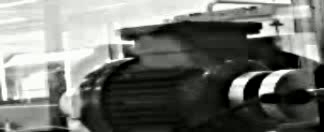
#> input picture frame 0 of evm_videos/Bearing_fault/angle_evm.avi, 324 x 132 px, given in place of front_evm.avi, which was not available
$ jupyter execute segmenting_evm.ipynb
#> lines starting #> are read from the running program, lines starting #| are printed output that depends on the picture; pictures that were not available may be replaced by others from this repository, and a replacement may not be noted
[cell 1]
import cv2
import os

[cell 2]
def split_video_to_segments(video_path, output_dir, segment_duration=5, fps=30, overlap_ratio=0.0):
    """
    Splits a video into smaller segments and saves them as individual video files.

    Parameters:
    - video_path: Path to the input video.
    - output_dir: Directory where segmented videos will be saved.
    - segment_duration: Duration of each segment in seconds (default is 5 seconds).
    - fps: Frames per second of the input video (default is 30 FPS).
    - overlap_ratio: Ratio of overlap between consecutive segments (default is 0 for no overlap).
    """
#> called with video_path = 'evm_videos/Normal_state/front_evm.avi', segment_duration = 5, fps = 30, overlap_ratio = 0
    cap = cv2.VideoCapture(video_path)
    video_name = os.path.basename(video_path).split('.')[0]  # Get the video base name (without extension)

    if not cap.isOpened():
        print(f"Error opening video file {video_path}")
        return

    total_frames = int(cap.get(cv2.CAP_PROP_FRAME_COUNT))
    segment_frames = segment_duration * fps  # Number of frames per segment
    overlap_frames = int(segment_frames * overlap_ratio)  # Number of overlapping frames
    segment_step = segment_frames - overlap_frames  # The step size for moving the start frame of each segment

    os.makedirs(output_dir, exist_ok=True)

    segment_count = 0
    for start_frame in range(0, total_frames - segment_frames, segment_step):
        # Set the starting frame for the segment
        cap.set(cv2.CAP_PROP_POS_FRAMES, start_frame)

        # Define the output file name for the segment
        overlap_text = f"_{int(overlap_ratio * 100)}_overlap" if overlap_ratio > 0 else ""
        segment_filename = f"{video_name}_segment_{segment_count + 1}_{segment_duration}s{overlap_text}.avi"
        segment_path = os.path.join(output_dir, segment_filename)

        # Initialize video writer
        fourcc = cv2.VideoWriter_fourcc(*'XVID')
        out = cv2.VideoWriter(segment_path, fourcc, fps, (int(cap.get(3)), int(cap.get(4))))

        for _ in range(segment_frames):
            ret, frame = cap.read()
            if not ret:
                break
            out.write(frame)

        out.release()  # Close the video writer
        print(f"Saved segment {segment_count + 1} as {segment_path}")
        segment_count += 1
#> this loop made 1 pass
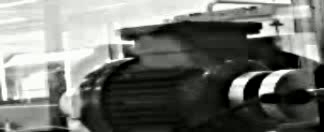
#> input picture frame 0 of evm_videos/Bearing_fault/angle_evm.avi, 324 x 132 px, given in place of front_evm.avi, which was not available
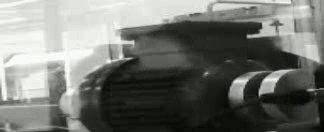
#> input picture frame 1 of evm_videos/Bearing_fault/angle_evm.avi, 324 x 132 px, given in place of front_evm.avi, which was not available
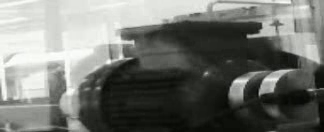
#> input picture frame 3 of evm_videos/Bearing_fault/angle_evm.avi, 324 x 132 px, given in place of front_evm.avi, which was not available
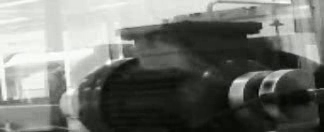
#> input picture frame 5 of evm_videos/Bearing_fault/angle_evm.avi, 324 x 132 px, given in place of front_evm.avi, which was not available
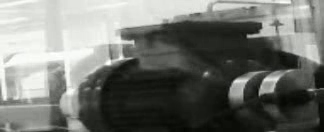
#> input picture frame 7 of evm_videos/Bearing_fault/angle_evm.avi, 324 x 132 px, given in place of front_evm.avi, which was not available
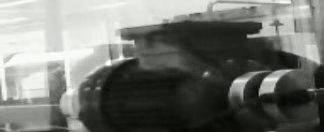
#> input picture frame 10 of evm_videos/Bearing_fault/angle_evm.avi, 324 x 132 px, given in place of front_evm.avi, which was not available
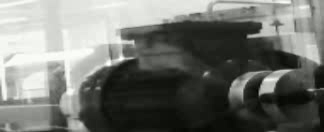
#> input picture frame 12 of evm_videos/Bearing_fault/angle_evm.avi, 324 x 132 px, given in place of front_evm.avi, which was not available
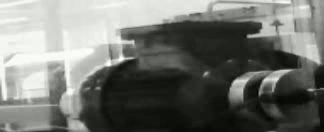
#> input picture frame 17 of evm_videos/Bearing_fault/angle_evm.avi, 324 x 132 px, given in place of front_evm.avi, which was not available
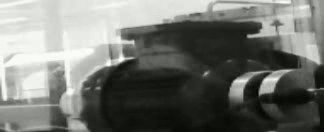
#> input picture frame 21 of evm_videos/Bearing_fault/angle_evm.avi, 324 x 132 px, given in place of front_evm.avi, which was not available
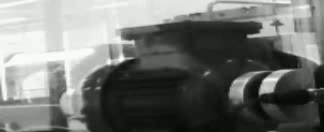
#> input picture frame 26 of evm_videos/Bearing_fault/angle_evm.avi, 324 x 132 px, given in place of front_evm.avi, which was not available
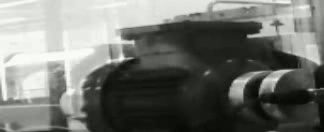
#> input picture frame 29 of evm_videos/Bearing_fault/angle_evm.avi, 324 x 132 px, given in place of front_evm.avi, which was not available
#> frame is the input picture: shape (132, 324, 3); mean B, G, R 111.8, 116.8, 114.8

    cap.release()  # Close the video capture
    print(f"Video splitting completed. {segment_count} segments saved to {output_dir}")

$ run again, starting later in the video
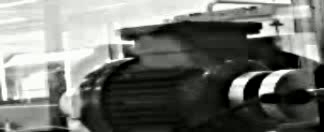
#> input picture frame 0 of evm_videos/Bearing_fault/angle_evm.avi, 324 x 132 px, given in place of front_evm.avi, which was not available
#> the loop in split_video_to_segments, `for start_frame in range(0, total_frames - segment_frames, segment_ste..` made 1 pass
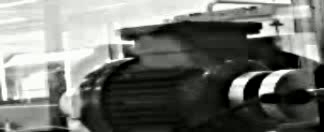
#> input picture frame 0 of evm_videos/Bearing_fault/angle_evm.avi, 324 x 132 px, given in place of front_evm.avi, which was not available
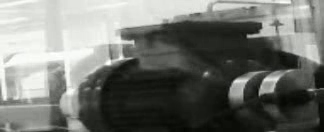
#> input picture frame 7 of evm_videos/Bearing_fault/angle_evm.avi, 324 x 132 px, given in place of front_evm.avi, which was not available
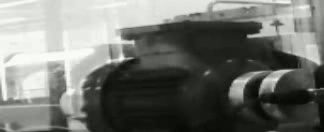
#> input picture frame 29 of evm_videos/Bearing_fault/angle_evm.avi, 324 x 132 px, given in place of front_evm.avi, which was not available
#> in split_video_to_segments, frame is the input picture: shape (132, 324, 3); mean B, G, R 111.8, 116.8, 114.8
